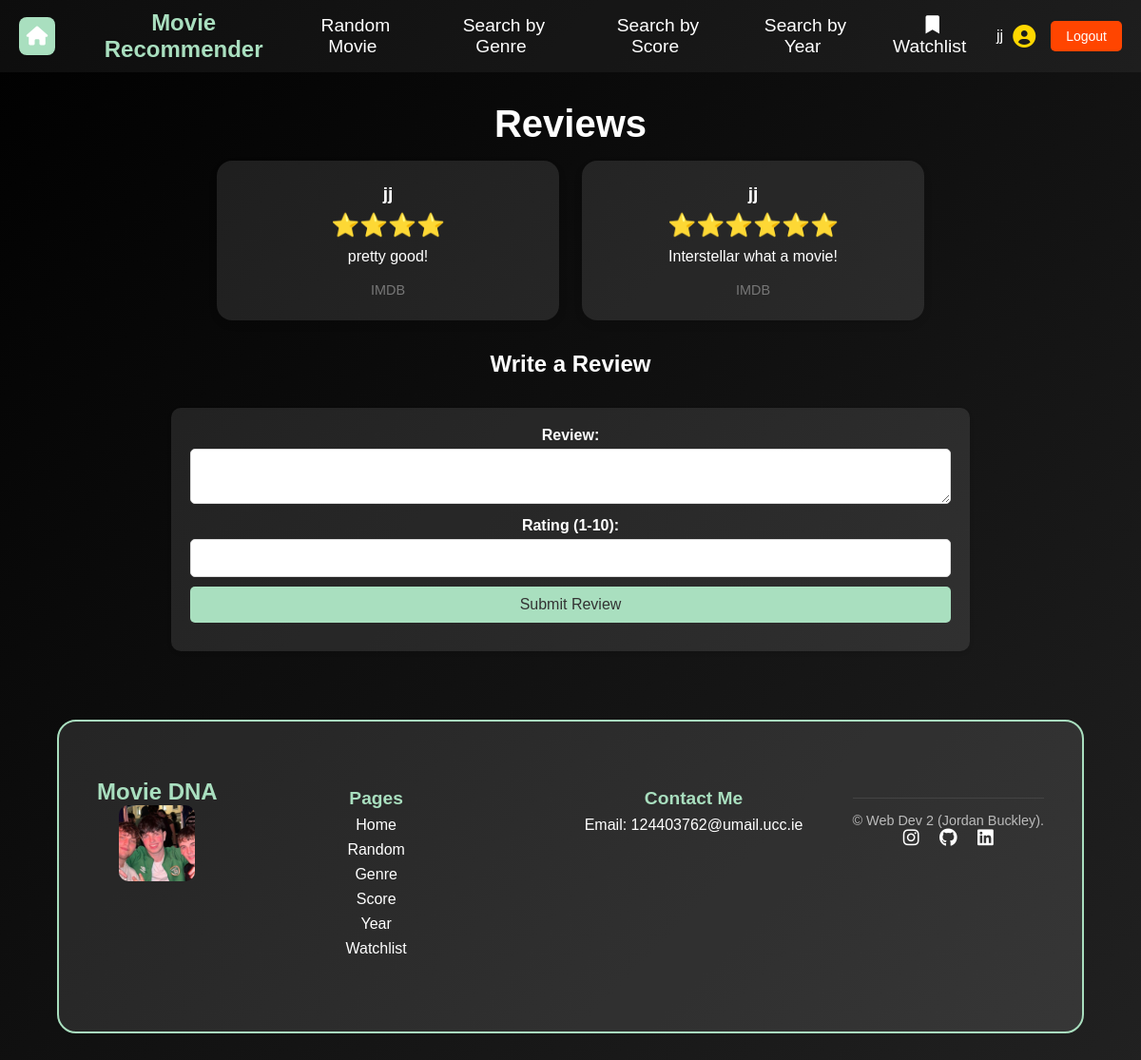
Page /movie/10 (signed in) on the earlier database version.
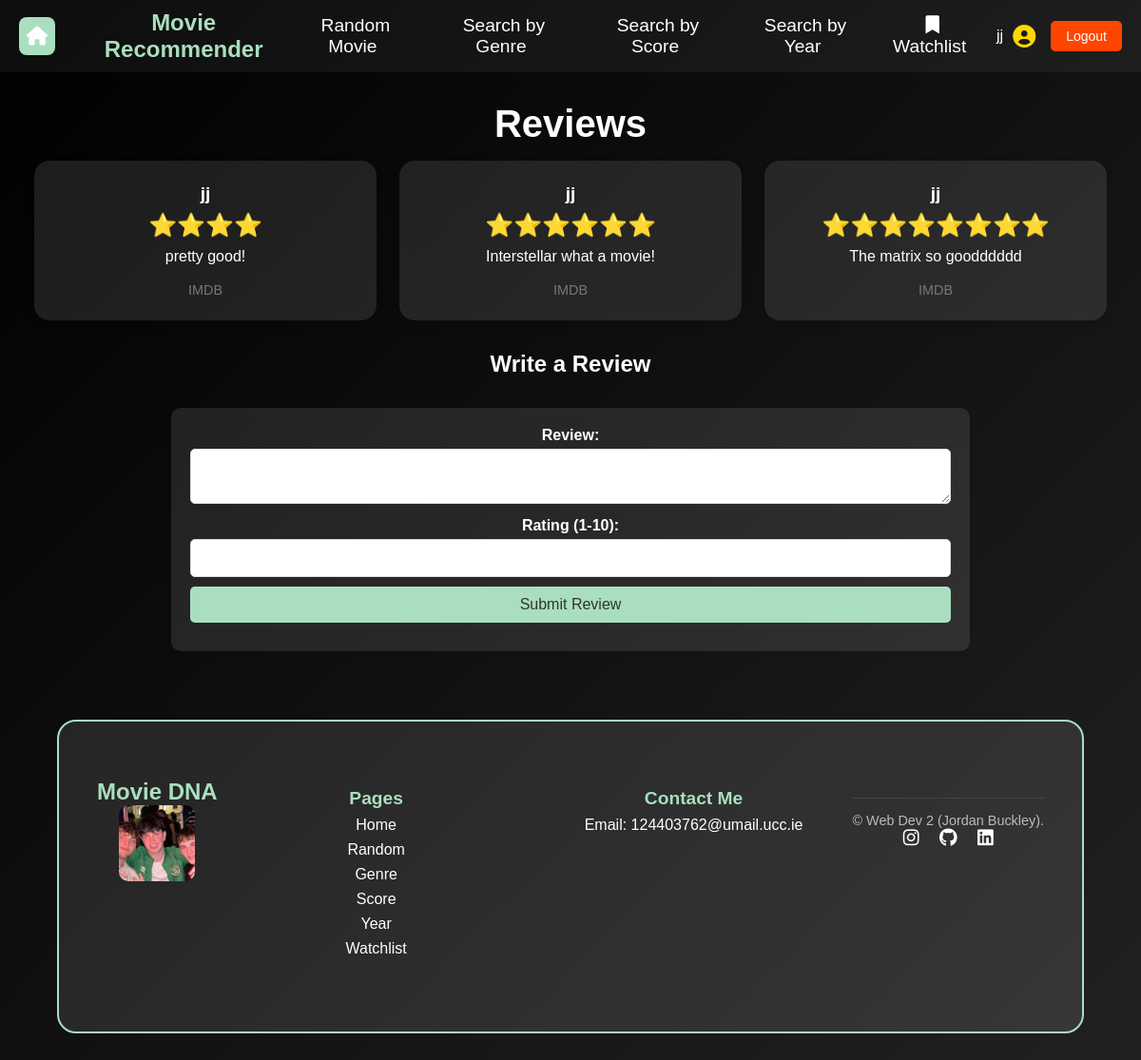
Same page on the later database version.
### tables this page shows
CREATE TABLE reviews (
    id INTEGER PRIMARY KEY AUTOINCREMENT,
    movie_id INTEGER NOT NULL,
    user TEXT NOT NULL,
    review_text TEXT NOT NULL,
    rating INTEGER NOT NULL CHECK(rating >= 1 AND rating <= 10),
    FOREIGN KEY (movie_id) REFERENCES movies(movie_id)
);

### app.py (the view, shortened to what this page needs)
@app.route("/movie/<int:movie_id>", methods=["GET", "POST"])
@login_required
def movie_details(movie_id):
    db = get_db()
    form = ReviewForm()
    movie = db.execute("SELECT * FROM movies WHERE movie_id = ?", (movie_id,)).fetchone()
    reviews = db.execute("SELECT * FROM reviews WHERE movie_id = ?", (movie_id,)).fetchall()
    return render_template("reviews.html", movie=movie,
                           reviews=reviews,
                           form=form)

### forms.py
class ReviewForm(FlaskForm):
    review_text = TextAreaField("Your Review", validators=[InputRequired()])
    rating = IntegerField("Rating (1-10)", validators=[InputRequired(), NumberRange(min=1, max=10)])
    submit = SubmitField("Submit Review")

### app.py (called while the page is built)
@app.before_request
def load_logged_in_user():
    g.user = session.get("user_id",None)

def login_required(view):
    @wraps(view)
    def wrapped_view(*args, **kwargs):
        if g.user is None:
            return(redirect(url_for("login", next=request.url)))
        return view(*args, **kwargs)
    return wrapped_view

### database.py (called while the page is built)
def get_db():
    if "db" not in g:
        g.db = sqlite3.connect(DATABASE,
                                detect_types=sqlite3.PARSE_DECLTYPES
                        )
        g.db.row_factory = sqlite3.Row
    return g.db

### templates/reviews.html (shortened to what this page needs)
{% extends "base.html" %}
{% block styles %}
<link rel="stylesheet" href="{{ url_for('static', filename='reviews.css') }}">
{% endblock %}
{% block main_content %}
    <section class="reviews-section">
        <h2 class="reviews-title">Reviews</h2>
        <div class="reviews-container">
            {% for review in reviews if review.movie_id == movie.movie_id %}
            <div class="review-card">
                    <p class="review-user"><strong>{{ review.user }}</strong></p>
                    <div class="review-stars">{{'⭐' * review.rating}}</div>
                    <p class="review-text">{{ review.review_text }}</p>
                    <p class="review-source">IMDB</p>
                </div>
            {% else %}
                <p>No reviews yet. Be the first to review!</p>
            {% endfor %}
        </div>
    </section>
    <h2>Write a Review</h2>
    <form method="POST" class="review-form">
        <label for="review_text">Review:</label>
        {{ form.review_text() }}
        <label for="rating">Rating (1-10):</label>
        {{ form.rating() }}
        {{ form.submit() }}
    </form>
{% endblock %}

Differences in the rows shown:
added reviews: user "jj", rating "⭐⭐⭐⭐⭐⭐⭐⭐", review_text "The matrix so goodddddd"
